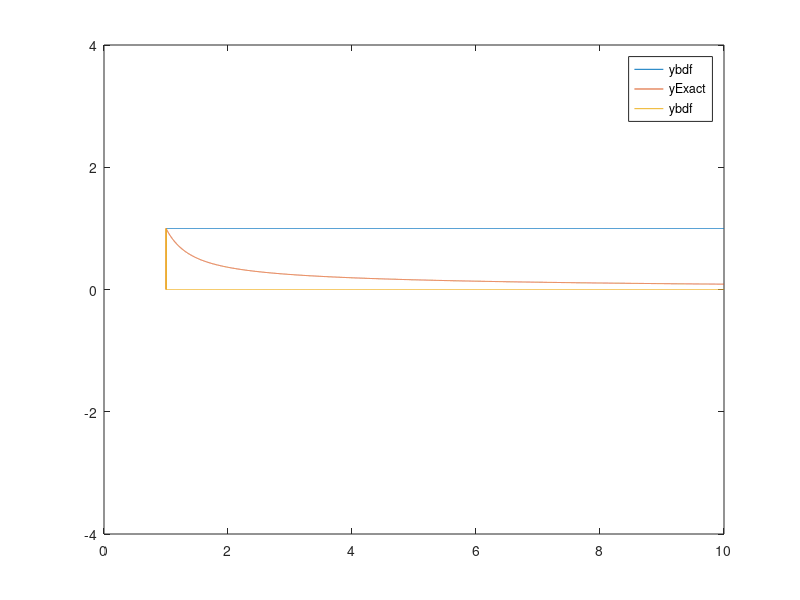

Write the MATLAB code that produced this figure.
clc; clear all;
% Solves the IVP for HW7 prob 3

% ybe is the solution obtained with Backward Euler
%

h = .001; % Step size
tend = 10;
t=1:h:tend;
itr = length(t);
y = zeros(1,itr);
yE = zeros(1,itr);

% yd = -y^2 - 1/t^4; % ydot

% where y(1) = 1; t from 1 to 10s
% Initial vaules
y(1) = 1;

% x and y variable for Backward Euler Method
% ybe = 2.1; % zeros(1,itr);

% Backward Euler equation
% y(n) = y(n-1) + h*yd(n);

% Based of this IVP
% y(n) - y(n-1) + h * (-y^2 - 1/t^4) = 0;

% which is equivalent to g(y(n),t(n)) = [0]; ?

% BDF
yb4 = 0; yb3 = 0; yb2 = 0; yb1 = 0; yb = 0;
ybdf = zeros(1,itr);

% Iterate through time using Backward Euler and Jacobian
epi = 10^-3;
norm_corr = 10; %dummy high number
norm_corr1 = 10;

for n = 2:itr
    % yE is the exact analytical solution
    yE(n) = 1/t(n) + (1/t(n)^2)*tan(1/t(n)+pi-1);
    tbe = t(n-1);
    ybe = y(n-1);    
    m = 1;
    % BDF method
    if n > 4
        yb = ybdf(n-4); yb1 = ybdf(n-3); yb2 = ybdf(n-2); yb3 = ybdf(n-1); yb4 = ybdf(n);
    end
    while norm_corr > epi && m < 100 && norm_corr1 > epi
        % Non linear system
        G = ybe - y(n-1) - h * (-ybe^2 - 1/tbe^4);
        % Jacobian
        Jxy = [-4*h/tbe^5, 1+2*h*ybe]; % [1-2*h*ybe]; ? -4*h/t(n)^5
        % correction
        corr = -Jxy\G; % Which order? what should Jxy look like?
%         tbe =  tbe + corr(1);
        ybe =  ybe + corr(2);
        norm_corr = norm(corr);
        % continue itr if condition is not met
        if n > 4
            G1 = yb4 - 1/25*(48*yb3 - 36*yb2 + 16*yb1 -3*yb + 12*h*(-yb4^2 - 1/tbe^4)); 
            Jxy1 = [1 - 24/25*h*yb];
            corr1 = -Jxy\G;
            yb4 = yb4 + corr(2);
            norm_corr1 = norm(corr1);
        end
        m = m + 1;
    end
%     m
    % redifined xn and yn with the last itr of while loop info
    y(n) = ybe;
    if n<5
        ybdf(n)= yE(n);
    else
    ybdf(n) = yb4;
    end
    
end
 
% Plot calculated xn and yn vs time
figure
% subplot(3,1,1)
plot(t,y,t,yE, t,ybdf)
ylim(2*[-2,2])
legend('ybdf','yExact','ybdf')
% subplot(3,1,2)
% plot(t,y)
% ylim(.1*[-2,2])